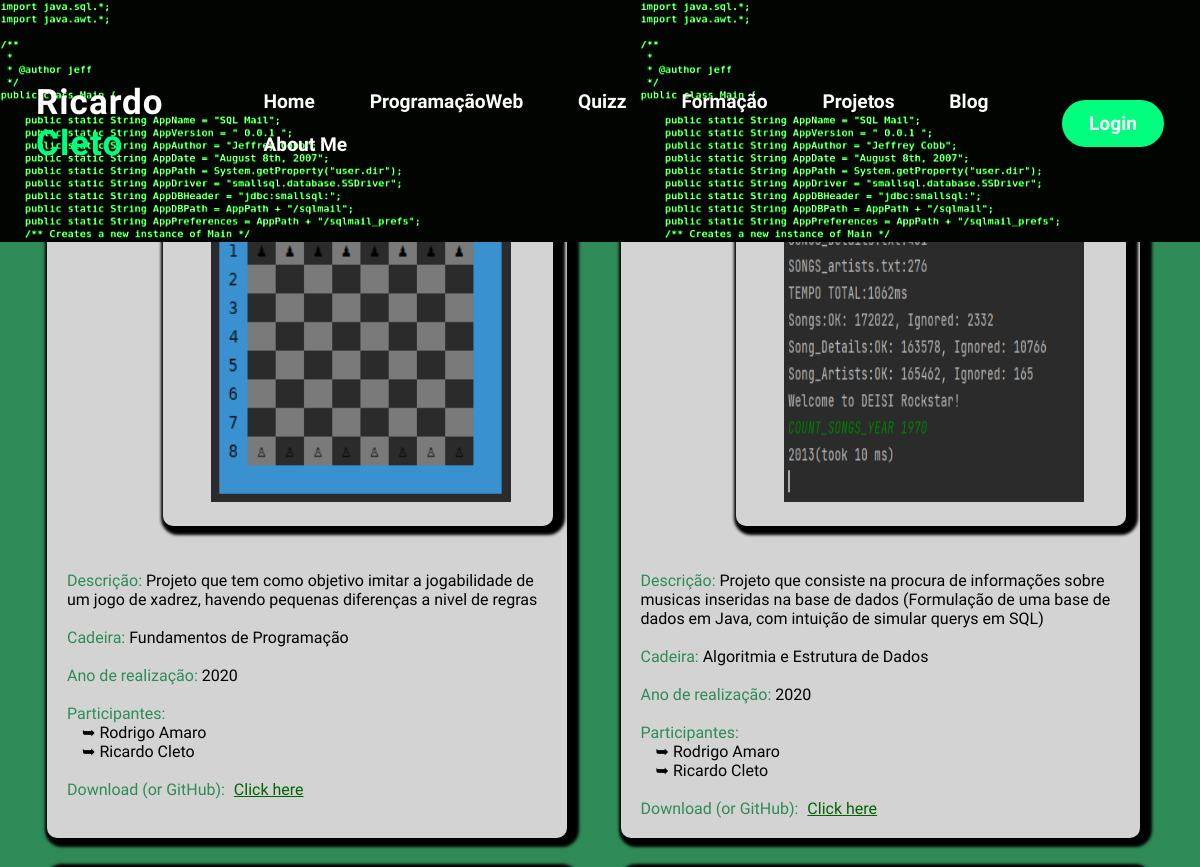
/projetos (upper part), run on an earlier commit of the app's database.
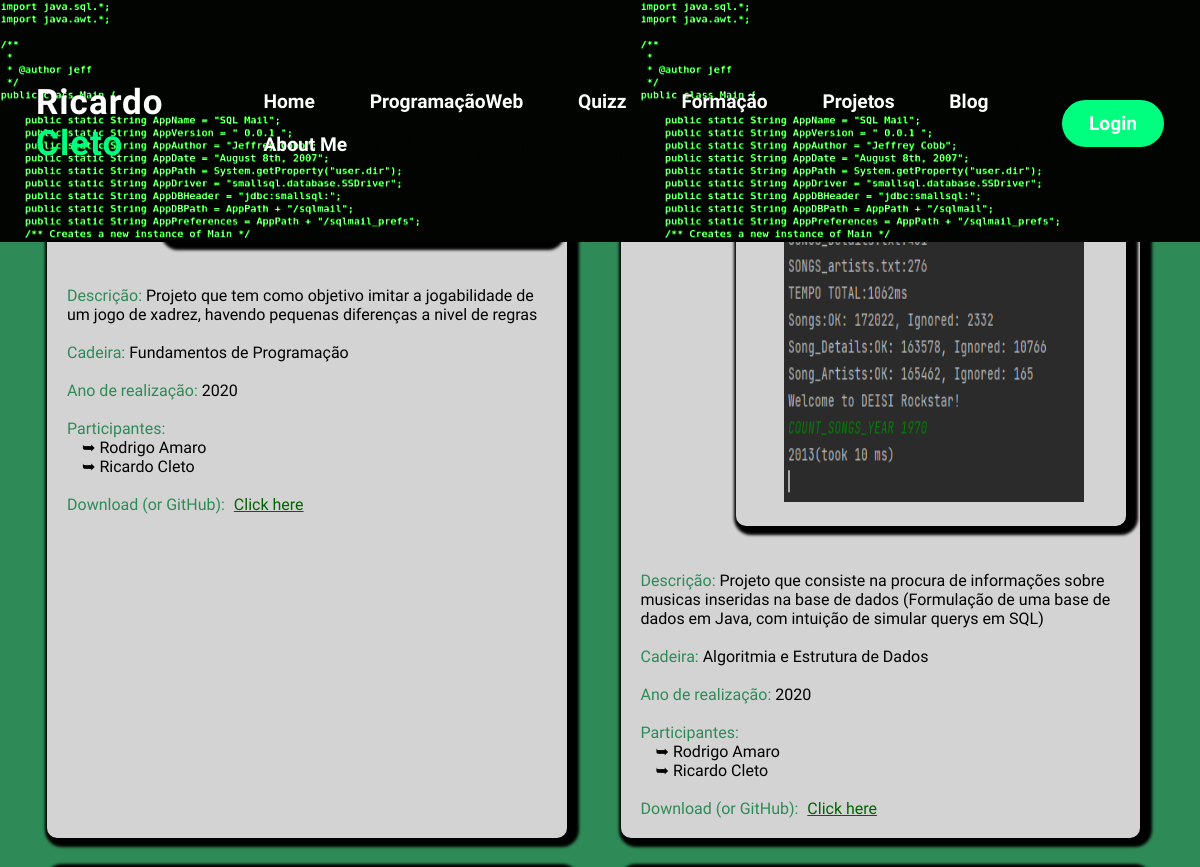
And on a later commit of the database.
### portfolio/models.py (models this page shows, shortened)
class Projetos(models.Model):
    nome_do_projeto = models.CharField(max_length=100)
    imagem = models.ImageField(upload_to='media/', null=True)
    descricao = models.CharField(max_length=500)
    cadeira = models.CharField(max_length=100)
    ano_realizacao = models.IntegerField(default=0)
    participantes = models.ManyToManyField(Pessoa)
    link_github = models.URLField(max_length=200, blank=True)

class Pessoa(models.Model):
    nome = models.CharField(max_length=100)
    link_linkedin = models.URLField(max_length=200, blank=True)
    def __str__(self):
        return f"{self.nome}"

### portfolio/views.py (the view)
# urls.py: path('projetos', views.projetos_view, name='projetos'),
def projetos_view(request):
    context = {'projetos': Projetos.objects.all(), 'pessoa': Projetos.participantes}
    return render(request, 'portfolio/projetos.html', context)

### portfolio/templates/portfolio/projetos.html
{% extends 'portfolio/layout.html' %}
{% block style %}
    {% load static %}
    <link rel="stylesheet" type="text/css" href="{% static 'portfolio/css/projetos.css' %}"/>
{% endblock style %}
{% block main %}
<div class="container">
    <div class="divRetangulos">
        {% for projetosS in projetos %}
            <div class="textoDentroDivRetangulos">
                <h3> <u> {{projetosS.nome_do_projeto}} </u> </h3>
                <br>
                <div class="divImage">
                    {% load static %}
                    <img src="{{projetosS.imagem.url}}" alt="ERROR" style="margin-left: 8%;" width="300" height="300">
                </div>
                <br><br>
                <p>
                    <span> Descrição: </span>
                    {{projetosS.descricao}}
                </p>
                <br><br>
                <p>
                    <span> Cadeira: </span> {{projetosS.cadeira}}
                </p>
                <br><br>
                <p>
                    <span> Ano de realização: </span> {{projetosS.ano_realizacao}}
                </p>
                <br><br>
                <p>
                    <span> Participantes: </span>
                        {% for pessoas in projetosS.participantes.all %}
                            <ol>
                                <ol class="tabNomes">➥ {{ pessoas }} </ol>
                            </ol>
                        {% endfor %}
                </p>
                <br>
                <p> <span> Download (or GitHub): <a href="{{projetosS.link_github}}" class="linkGitHub"> Click here </a> </span>  </p>
            </div>
        {% endfor %}
    </div>
</div>
{% endblock main %}

### portfolio/templates/portfolio/layout.html (shortened to what this page needs)
<!DOCTYPE html>
<html lang="pt">
<head>
    {% load static %}
    <link rel="stylesheet" type="text/css" href="{% static 'portfolio/css/layout.css' %}"/>
    {% block style %}{% endblock style %}
</head>
<body>
    <header class="header1">
        <div class="hero">
            <nav>
                <h2 class="logo">Ricardo <span>Cleto</span></h2>
                <ul>
                    <li> <a href="{% url 'portfolio:home' %}">Home</a> </li>
                    <li> <a href="{% url 'portfolio:programacaoWeb' %}">ProgramaçãoWeb</a> </li>
                    <li> <a href="{% url 'portfolio:quizz' %}">Quizz</a> </li>
                    <li> <a href="{% url 'portfolio:formação' %}">Formação</a> </li>
                    <li> <a href="{% url 'portfolio:projetos' %}">Projetos</a> </li>
                    <li> <a href="{% url 'portfolio:blog' %}">Blog</a> </li>
                    <li> <a href="{% url 'portfolio:sobre' %}">About Me</a> </li>
                </ul>
                <a href="" class="btn">Login</a>
            </nav>
        </div>
    </header>
	<main>
        {% block main %}
        {% endblock main %}
    </main>
</body>
</html>

### portfolio/static/portfolio/css/layout.css (style rules this page uses)
* { padding: 0; margin: 0; font-family: 'Secular One', sans-serif; }
body { overflow: hidden; }
.hero { width: 100%; }
nav { display: flex; align-items: center; justify-content: space-between; padding-top: 5px; padding-left: 3%; padding-right:3%; height: 10vh; background-image: url("../images/matrix.gif"); font-size: 1.2em; }
.logo { color: white; font-size: 35px; letter-spacing: 1px; }
span { color: SpringGreen; }
nav ul li { list-style-type: none; display: inline-block; padding: 10px 25px; }
nav ul li a { color: white; text-decoration: none; font-weight: bold; text-tranform: capitalize; }
.btn { background-color: SpringGreen; color: white; text-decoration: none; border: 2px solid transparent; font-weight: bold; padding: 10px 25px; border-radius: 30px; transition: transform .7s; }
.header1 { position: fixed; width: 100%; top: 0; z-index: 5; }

### portfolio/static/portfolio/css/projetos.css (style rules this page uses)
.container { display: block; background-size: 100% 100%; background-color: seagreen; position: absolute; width: 100%; height: 100%; overflow-y: auto; }
.divRetangulos { display: grid; grid-template-columns: repeat(2, auto); grid-template-rows: repeat(3 auto); margin-top: 77px; margin-left: 10px; padding: 30px; gap: 17px; }
.divRetangulos div { width: auto; height: auto; box-shadow: 5px 2px 3px 7px Black; border-radius: 10px; background-color: LightGray; padding: 20px; margin: 7px; margin-right: 30px; }
.textoDentroDivRetangulos h3 { text-align: center; }
.textoDentroDivRetangulos p { text-align: left; display: inline-block; }
.textoDentroDivRetangulos span { text-align: left; color: seagreen; }
.tabNomes { margin-left: 15px; }
.linkGitHub { margin-left: 5px; color: DarkGreen; }
.textoDentroDivRetangulos div { height: auto; width: 350px; position: relative; margin-left: 20%; }

What changed in the data, as far as the page shows it:
changed Projetos "Fundamentos de Programação": imagem: picture removed
